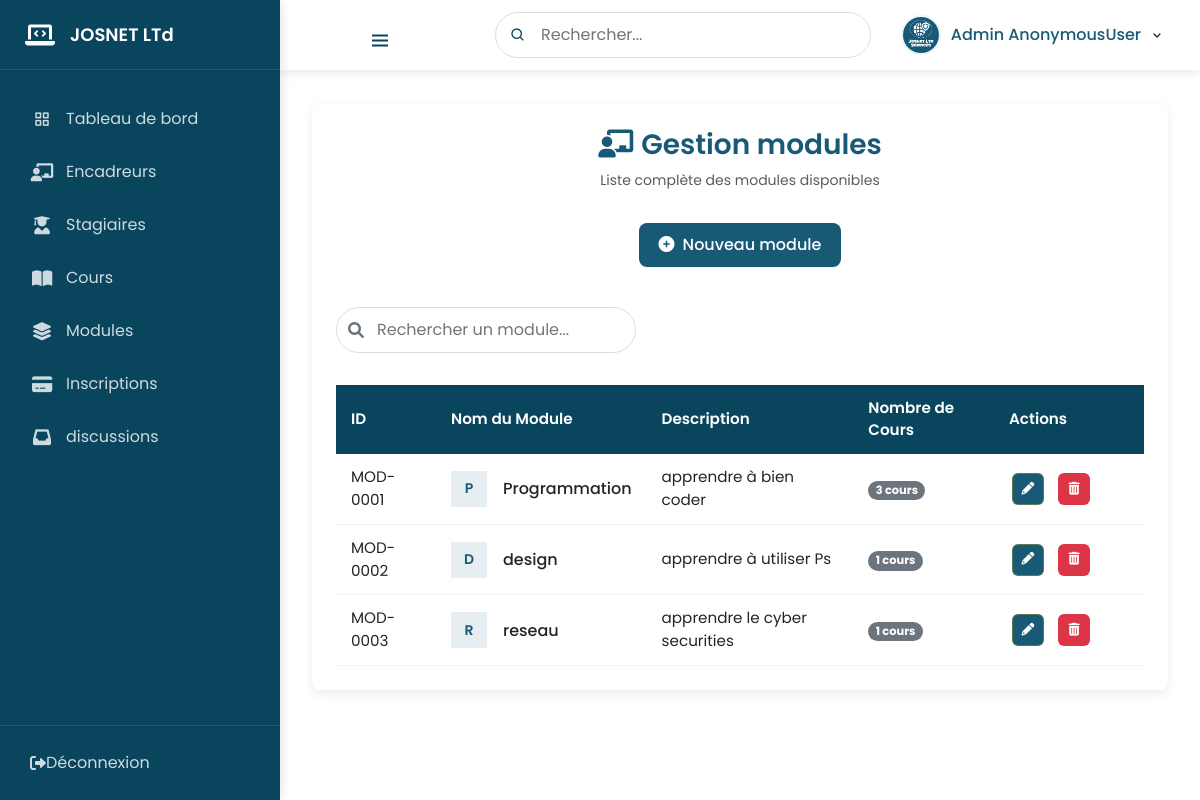
Screenshot of /liste_module with the database file from the repository.
### inscription/models.py (models this page shows, shortened)
class Module(models.Model):
    nom = models.CharField(max_length=100, unique=True)
    description = models.TextField()

### inscription/views.py (the view)
# urls.py: path('liste_module', module, name='liste_module'),
def module(request):
    modules = Module.objects.all()
    return render(request, 'liste_module.html', {'modules': modules})

### inscription/templates/liste_module.html (shortened to what this page needs)
{% extends 'index.html' %}
{% load static %}
{% block content %}
<div class="table-container">
    <div class="table-header text-center">
        <div class="header-content">
            <h3 class="table-title">
                <i class="fas fa-chalkboard-teacher me-2"></i>Gestion modules
            </h3>
            <p class="table-subtitle text-muted mb-3">Liste complète des modules disponibles</p>
        </div>
        <a href="{% url 'ajouter_module' %}" class="btn btn-add-formateur">
            <i class="fas fa-plus-circle me-2"></i>Nouveau module
        </a>
    </div>
    <div class="table-controls mb-4">
        <div class="search-box">
            <i class="fas fa-search"></i>
            <input type="text" class="search-input" placeholder="Rechercher un module..." data-search-table>
        </div>
    </div>
    <div class="table-responsive">
        <table class="professional-table">
            <thead>
                <tr>
                    <th width="100">ID</th>
                    <th>Nom du Module</th>
                    <th>Description</th>
                    <th>Nombre de Cours</th>
                    <th width="150">Actions</th>
                </tr>
            </thead>
            <tbody>
                {% for module in modules %}
                <tr>
                    <td>MOD-{{ module.id|stringformat:"04d" }}</td>
                    <td>
                        <div class="d-flex align-items-center">
                            <div class="avatar-sm me-3">
                                <span class="avatar-text bg-primary-light text-primary">
                                    {{ module.nom|first|upper }}
                                </span>
                            </div>
                            <h6 class="mb-0">{{ module.nom }}</h6>
                        </div>
                    </td>
                    <td>{{ module.description|truncatechars:60 }}</td>
                    <td>
                        <span class="badge bg-secondary rounded-pill">
                            {{ module.cours_set.count }} cours
                        </span>
                    </td>
                    <td>
                        <div class="d-flex gap-2">
                            <a href="{% url 'modifier_module' module.id %}"
                               class="btn btn-action btn-sm btn-edit"
                               data-bs-toggle="tooltip" title="Modifier">
                                <i class="fas fa-pencil-alt"></i>
                            </a>
                            <a href="{% url 'supprimer_module' module.id %}"
                               class="btn btn-action btn-sm btn-delete"
                               data-bs-toggle="tooltip"
                               title="Supprimer"
                               onclick="return confirm('Êtes-vous sûr de vouloir supprimer ce module ?');">
                                <i class="fas fa-trash-alt"></i>
                            </a>
                        </div>
                    </td>
                </tr>
                {% endfor %}
            </tbody>
        </table>
    </div>
</div>
{% endblock %}

### inscription/static/css/style.css (style rules this page uses)
* { margin: 0; padding: 0; box-sizing: border-box; font-family: "Poppins", sans-serif; }
input, textarea, select { margin-bottom: 10px; box-sizing: border-box; width: 100%; margin: 8px 0; padding: 8px 5px; border-radius: 5px; border: 1px solid #ccc; }

### inscription/templates/index.html (style rules this page uses)
:root { --primary-color: #185a76; --primary-light: rgba(24, 90, 118, 0.1); --primary-hover: #134b63; --text-dark: #2c3e50; --border-radius: 8px; --box-shadow: 0 4px 12px rgba(0, 0, 0, 0.08); }
.professional-table { width: 100%; border-collapse: separate; border-spacing: 0; font-size: 0.95rem; }
.professional-table thead th { background-color: var(--primary-color); color: white; padding: 12px 15px; font-weight: 600; position: sticky; top: 0; }
.professional-table tbody tr { transition: all 0.2s; }
.professional-table tbody td { padding: 12px 15px; border-bottom: 1px solid rgba(0, 0, 0, 0.05); }
.btn-action { padding: 5px 10px; margin: 0 3px; font-size: 0.8rem; }
.table-container { background: white; border-radius: var(--border-radius); box-shadow: var(--box-shadow); padding: 1.5rem; margin-bottom: 2rem; }
.table-header { display: flex; justify-content: space-between; align-items: center; margin-bottom: 1.5rem; }
.btn-action { width: 32px; height: 32px; display: flex; align-items: center; justify-content: center; border-radius: 6px; }
.btn-edit { background-color: rgba(255, 193, 7, 0.1); color: #ffc107; border: 1px solid rgba(255, 193, 7, 0.3); }
.btn-delete { background-color: rgba(220, 53, 69, 0.1); color: #dc3545; border: 1px solid rgba(220, 53, 69, 0.3); }
.bg-primary-light { background-color: rgba(24, 90, 118, 0.1); }
.text-primary { color: #185a76 !important; }

### inscription/templates/navbar.html (style rules this page uses)
:root { --primary-color: #0a455e; --primary-dark: #185a76; --primary-light: #e9f7fe; --sidebar-width: 280px; --topbar-height: 70px; --transition-speed: 0.3s; }
.search-input { width: 100%; padding: 10px 15px 10px 45px; border: 1px solid #ddd; border-radius: 25px; outline: none; transition: all var(--transition-speed) ease; }

### inscription/templates/liste_module.html (style rules this page uses)
.avatar-sm { width: 36px; height: 36px; border-radius: 50%; display: flex; align-items: center; justify-content: center; font-weight: 600; font-size: 0.875rem; }
.avatar-text { width: 100%; height: 100%; display: flex; align-items: center; justify-content: center; }
.search-box { position: relative; width: 300px; }
.search-box i { position: absolute; left: 12px; top: 50%; transform: translateY(-50%); color: #6c757d; }
.search-box input { padding-left: 40px; }
.table-subtitle { font-size: 0.875rem; }
.bg-primary-light { background-color: rgba(24, 90, 118, 0.1); }
.btn-action { width: 32px; height: 32px; display: inline-flex; align-items: center; justify-content: center; padding: 0; border-radius: 6px; }
.btn-edit { background-color: #185a76; color: white; }
.btn-delete { background-color: #dc3545; color: white; }
.professional-table td { vertical-align: middle; }
.table-header { display: flex; flex-direction: column; align-items: center; margin-bottom: 2rem; }
.header-content { text-align: center; margin-bottom: 1rem; }
.table-title { color: #185a76; font-weight: 600; margin-bottom: 0.5rem; }
.btn-add-formateur { background-color: #185a76; color: white !important; border: none; border-radius: 8px; padding: 10px 20px; font-weight: 500; transition: all 0.3s; text-decoration: none; }

### rows the page displays
Module: id "0001", nom|first "P", nom "Programmation", description "apprendre à bien coder", cours_set.count "3"
Module: id "0002", nom|first "D", nom "design", description "apprendre à utiliser Ps", cours_set.count "1"
Module: id "0003", nom|first "R", nom "reseau", description "apprendre le cyber securities", cours_set.count "1"

### other values shown
{{ user }} "AnonymousUser"
